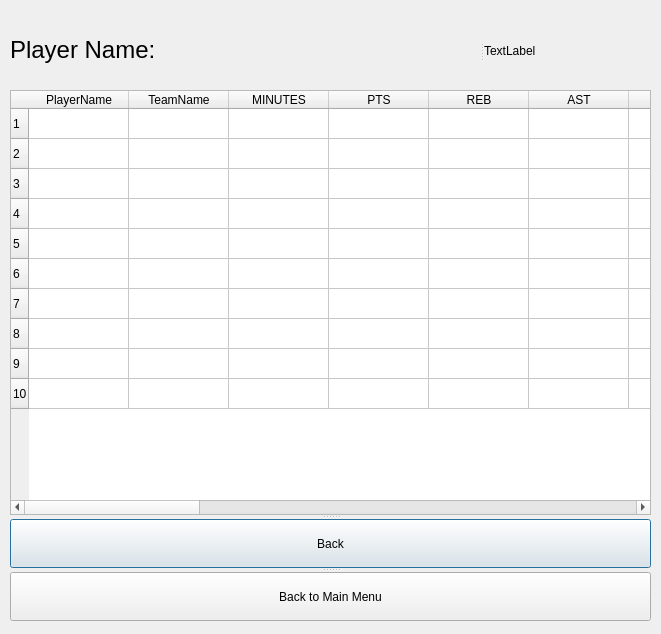
<?xml version="1.0" encoding="UTF-8"?>
<ui version="4.0">
 <class>Dialog</class>
 <widget class="QDialog" name="Dialog">
  <property name="geometry">
   <rect>
    <x>0</x>
    <y>0</y>
    <width>661</width>
    <height>634</height>
   </rect>
  </property>
  <property name="windowTitle">
   <string>PlayersStatistics</string>
  </property>
  <widget class="QSplitter" name="splitter">
   <property name="geometry">
    <rect>
     <x>10</x>
     <y>20</y>
     <width>641</width>
     <height>61</height>
    </rect>
   </property>
   <property name="orientation">
    <enum>Qt::Horizontal</enum>
   </property>
   <widget class="QLabel" name="label_6">
    <property name="text">
     <string>&lt;html&gt;&lt;head/&gt;&lt;body&gt;&lt;p&gt;&lt;span style=&quot; font-size:18pt;&quot;&gt;Player Name:&lt;/span&gt;&lt;/p&gt;&lt;/body&gt;&lt;/html&gt;</string>
    </property>
   </widget>
   <widget class="QLabel" name="playerName">
    <property name="text">
     <string>TextLabel</string>
    </property>
   </widget>
  </widget>
  <widget class="QSplitter" name="splitter_2">
   <property name="geometry">
    <rect>
     <x>0</x>
     <y>0</y>
     <width>0</width>
     <height>0</height>
    </rect>
   </property>
   <property name="orientation">
    <enum>Qt::Vertical</enum>
   </property>
  </widget>
  <widget class="QSplitter" name="splitter_5">
   <property name="geometry">
    <rect>
     <x>10</x>
     <y>90</y>
     <width>641</width>
     <height>0</height>
    </rect>
   </property>
   <property name="orientation">
    <enum>Qt::Vertical</enum>
   </property>
   <widget class="QSplitter" name="splitter_4">
    <property name="orientation">
     <enum>Qt::Vertical</enum>
    </property>
    <widget class="QSplitter" name="splitter_3">
     <property name="orientation">
      <enum>Qt::Vertical</enum>
     </property>
    </widget>
   </widget>
  </widget>
  <widget class="QSplitter" name="splitter_7">
   <property name="geometry">
    <rect>
     <x>10</x>
     <y>90</y>
     <width>641</width>
     <height>531</height>
    </rect>
   </property>
   <property name="orientation">
    <enum>Qt::Vertical</enum>
   </property>
   <widget class="QSplitter" name="splitter_6">
    <property name="orientation">
     <enum>Qt::Vertical</enum>
    </property>
    <widget class="QTableWidget" name="playerStats">
     <row>
      <property name="text">
       <string>1</string>
      </property>
     </row>
     <row>
      <property name="text">
       <string>2</string>
      </property>
     </row>
     <row>
      <property name="text">
       <string>3</string>
      </property>
     </row>
     <row>
      <property name="text">
       <string>4</string>
      </property>
     </row>
     <row>
      <property name="text">
       <string>5</string>
      </property>
     </row>
     <row>
      <property name="text">
       <string>6</string>
      </property>
     </row>
     <row>
      <property name="text">
       <string>7</string>
      </property>
     </row>
     <row>
      <property name="text">
       <string>8</string>
      </property>
     </row>
     <row>
      <property name="text">
       <string>9</string>
      </property>
     </row>
     <row>
      <property name="text">
       <string>10</string>
      </property>
     </row>
     <column>
      <property name="text">
       <string>PlayerName</string>
      </property>
     </column>
     <column>
      <property name="text">
       <string>TeamName</string>
      </property>
     </column>
     <column>
      <property name="text">
       <string>MINUTES</string>
      </property>
     </column>
     <column>
      <property name="text">
       <string>PTS</string>
      </property>
     </column>
     <column>
      <property name="text">
       <string>REB</string>
      </property>
     </column>
     <column>
      <property name="text">
       <string>AST</string>
      </property>
     </column>
     <column>
      <property name="text">
       <string>FGM</string>
      </property>
     </column>
     <column>
      <property name="text">
       <string>FGA</string>
      </property>
     </column>
     <column>
      <property name="text">
       <string>FG_PCT</string>
      </property>
     </column>
     <column>
      <property name="text">
       <string>FG3M</string>
      </property>
     </column>
     <column>
      <property name="text">
       <string>FG3A</string>
      </property>
     </column>
     <column>
      <property name="text">
       <string>FG3_PCT</string>
      </property>
     </column>
     <column>
      <property name="text">
       <string>FTM</string>
      </property>
     </column>
     <column>
      <property name="text">
       <string>FTA</string>
      </property>
     </column>
     <column>
      <property name="text">
       <string>FT_PCT</string>
      </property>
     </column>
     <column>
      <property name="text">
       <string>OREB</string>
      </property>
     </column>
     <column>
      <property name="text">
       <string>DREB</string>
      </property>
     </column>
     <column>
      <property name="text">
       <string>STL</string>
      </property>
     </column>
     <column>
      <property name="text">
       <string>BLK</string>
      </property>
     </column>
     <column>
      <property name="text">
       <string>TurnOver</string>
      </property>
     </column>
     <column>
      <property name="text">
       <string>PersonalFouls</string>
      </property>
     </column>
    </widget>
    <widget class="QPushButton" name="back">
     <property name="text">
      <string>Back</string>
     </property>
    </widget>
    <widget class="QPushButton" name="backToMainMenu">
     <property name="text">
      <string>Back to Main Menu</string>
     </property>
    </widget>
   </widget>
  </widget>
 </widget>
 <resources/>
 <connections/>
</ui>
